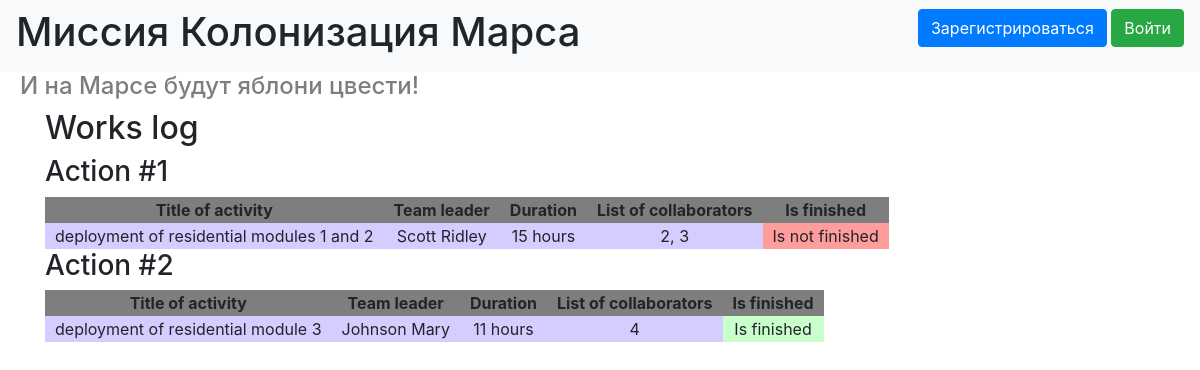
The page /index on the database as committed earlier.
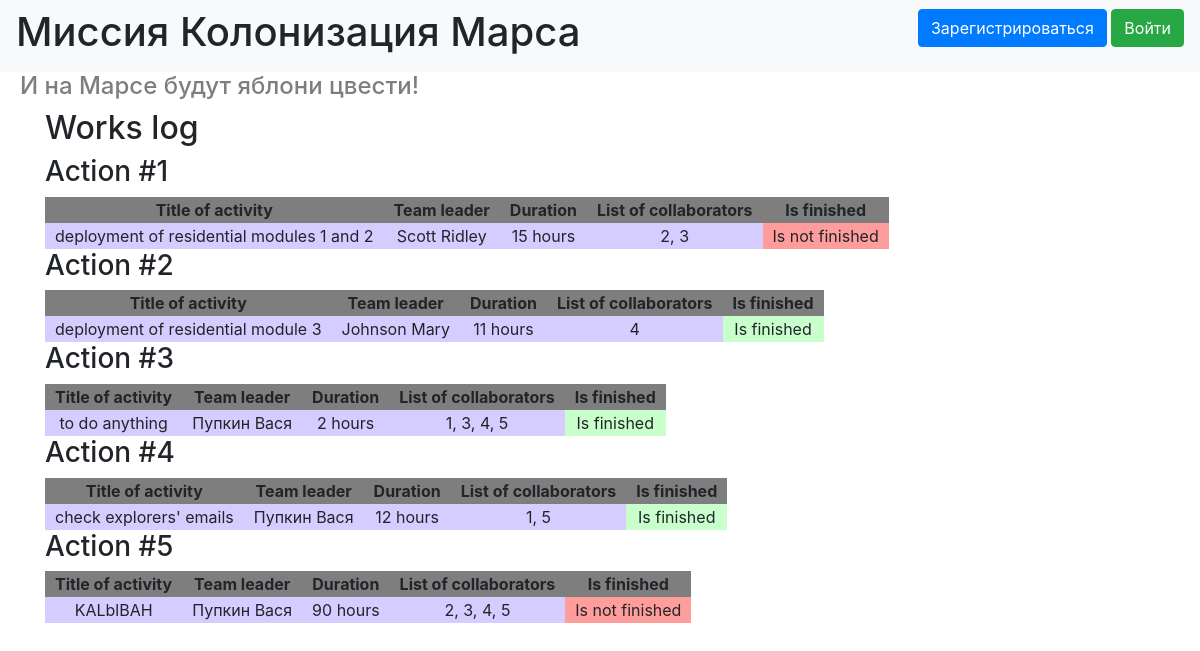
The same page on the database as committed later.
### data/jobs.py (models this page shows, shortened)
class Jobs(SqlAlchemyBase):
    __tablename__ = 'jobs'
    id = sqlalchemy.Column(sqlalchemy.Integer,
                           primary_key=True, autoincrement=True)
    team_leader = sqlalchemy.Column(sqlalchemy.Integer,
                                    sqlalchemy.ForeignKey("users.id"))
    job = sqlalchemy.Column(sqlalchemy.String, nullable=True)
    work_size = sqlalchemy.Column(sqlalchemy.Integer, nullable=True)
    collaborators = sqlalchemy.Column(sqlalchemy.String, nullable=True)
    start_date = sqlalchemy.Column(sqlalchemy.Date, nullable=True)
    end_date = sqlalchemy.Column(sqlalchemy.Date, nullable=False)
    is_finished = sqlalchemy.Column(sqlalchemy.Boolean, nullable=False)
    user = orm.relationship('User')

### data/users.py (models this page shows, shortened)
class User(SqlAlchemyBase, UserMixin):
    __tablename__ = 'users'
    id = sqlalchemy.Column(sqlalchemy.Integer,
                           primary_key=True, autoincrement=True)
    surname = sqlalchemy.Column(sqlalchemy.String, nullable=True)
    name = sqlalchemy.Column(sqlalchemy.String, nullable=True)
    age = sqlalchemy.Column(sqlalchemy.Integer, nullable=True)
    position = sqlalchemy.Column(sqlalchemy.String, nullable=True)
    speciality = sqlalchemy.Column(sqlalchemy.String, nullable=True)
    address = sqlalchemy.Column(sqlalchemy.String, nullable=True)
    email = sqlalchemy.Column(sqlalchemy.String,
                              unique=True, nullable=True)
    hashed_password = sqlalchemy.Column(sqlalchemy.String, nullable=True)
    modified_date = sqlalchemy.Column(sqlalchemy.DateTime,
                                      default=datetime.datetime.now)
    jobs = orm.relationship("Jobs", back_populates='user')
    department = orm.relationship('Department')

### index.py (the view)
@app.route('/')
@app.route('/index')
def works_log():
    db_sess = db_session.create_session()
    jobs = db_sess.query(Jobs).all()
    return render_template('works_log.html', jobs=jobs)

### data/db_session.py (called while the page is built)
def create_session() -> Session:
    global __factory
    return __factory()

### templates/works_log.html
{% extends "base.html" %}
{% block content %}
    <h2> Works log </h2>
    {% for job in jobs %}
        <h3> Action #{{job.id}} </h3>
        <table>
            <tr>
                <th> Title of activity </th>
                <th> Team leader </th>
                <th> Duration </th>
                <th> List of collaborators </th>
                <th> Is finished </th>
            </tr>
            <tr style="background-color: #d5ccff">
                <td> {{job.job}} </td>
                <td> {{job.user.surname}} {{job.user.name}} </td>
                <td> {{job.work_size}} hours </td>
                <td> {{job.collaborators}} </td>
                {% if job.is_finished %}
                    <td style="background-color: #c9ffcb"> Is finished </td>
                {% else %}
                    <td style="background-color: #ff9d9d"> Is not finished </td>
                {% endif %}
            </tr>
        </table>
    {% endfor %}
{% endblock %}

### templates/base.html (shortened to what this page needs)
<!doctype html>
<html lang="en">
<head>
    <link rel="stylesheet"
          href="https://stackpath.bootstrapcdn.com/bootstrap/4.4.1/css/bootstrap.min.css"
>
    <link rel="stylesheet" type="text/css" href="/static/css/style.css">
</head>
<body>
<header>
    <nav class="navbar navbar-light bg-light">
        <h1> Миссия Колонизация Марса </h1>
        {% if current_user.is_authenticated %}
            <p>
                <a class="navbar-brand" href="/logout">{{ current_user.name }}</a>
                <a href="create_job" class="btn btn-secondary">Добавить работу</a>
            </p>
        {% else %}
            <p>
                <a class="btn btn-primary " href="/register">Зарегистрироваться</a>
                <a class="btn btn-success" href="/login">Войти</a>
            </p>
        {% endif %}
    </nav>
    <h4> И на Марсе будут яблони цвести! </h4>
</header>
<main role="main" class="container">
    {% block content %}{% endblock %}
</main>
</body>
</html>

### static/css/style.css (style rules this page uses)
h4 { margin-left: 20px; color: #7e7e7e; }
th { padding-left: 10px; padding-right: 10px; text-align: center; background-color: #7e7e7e; }
td { padding-left: 10px; padding-right: 10px; text-align: center; }

Rows that differ between the two databases and show on the page:
added Jobs: id "3", job "to do anything", user.surname "Пупкин", user.name "Вася", work_size "2", collaborators "1, 3, 4, 5", is_finished "Is finished"
added Jobs: id "4", job "check explorers' emails", user.surname "Пупкин", user.name "Вася", work_size "12", collaborators "1, 5", is_finished "Is finished"
added Jobs: id "5", job "KALblBAH", user.surname "Пупкин", user.name "Вася", work_size "90", collaborators "2, 3, 4, 5", is_finished "Is not finished"
